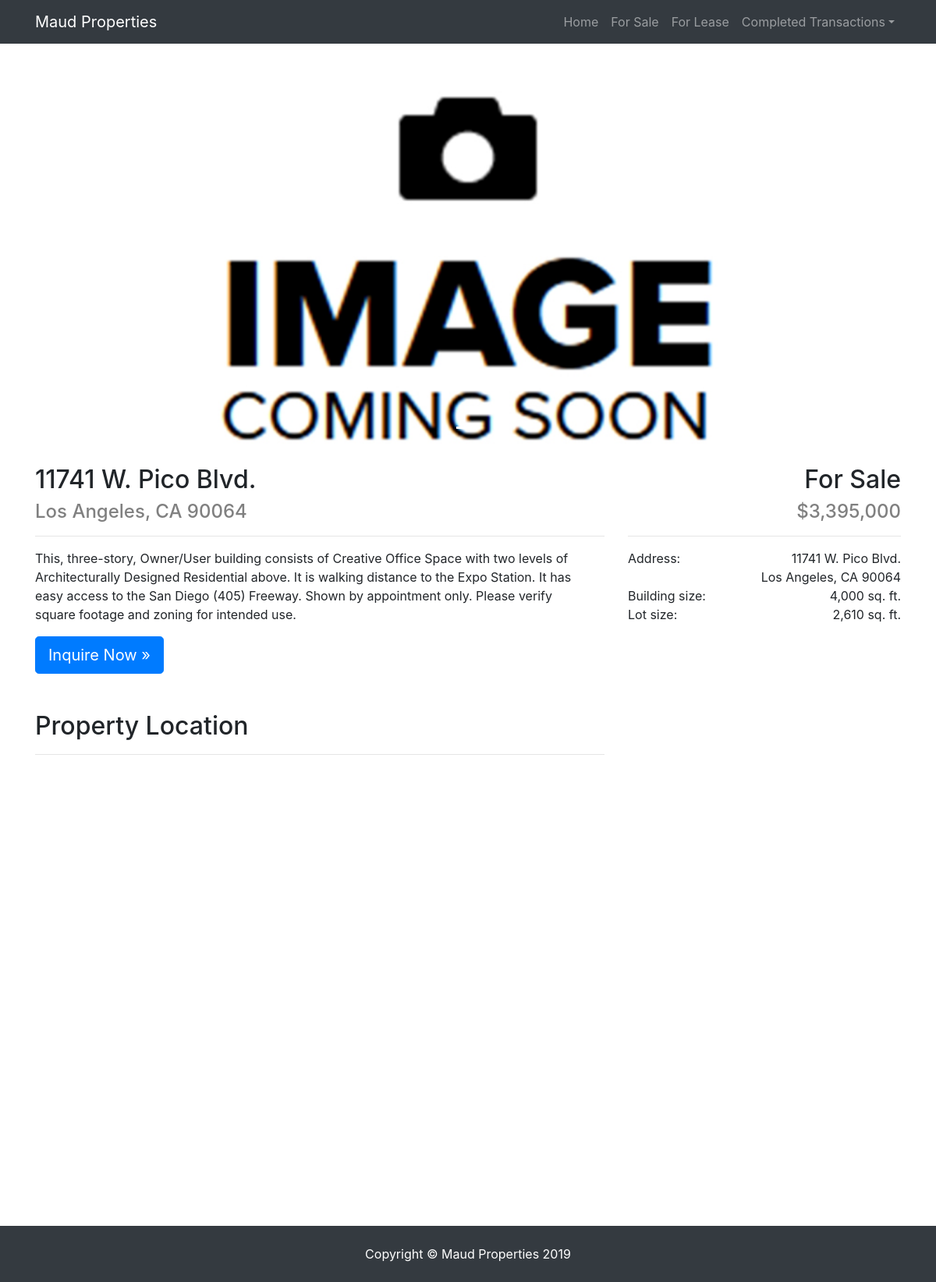
Page /sale/42 on the committed database.
### sale/models.py (models this page shows)
class Listing(models.Model):
    address = models.CharField(max_length=200)
    city = models.CharField(max_length=50, default='Culver City')
    zipcode = models.DecimalField(max_digits=5, decimal_places=0, default=0)
    longitude = models.DecimalField(max_digits=10, decimal_places=7, default=0)
    latitude = models.DecimalField(max_digits=10, decimal_places=7, default=0)
    price = models.IntegerField(default=0, blank=True)
    lot_size = models.IntegerField(default=0, blank=True)
    building_size = models.IntegerField(default=0, blank=True)
    completed = models.BooleanField(default=False, blank=True)
    in_escrow = models.BooleanField(default=False, blank=True)
    property_type = models.CharField(max_length=40, default="Owner/User", blank=True)
    completion_date = models.DateField(auto_now=False, auto_now_add=True, blank=True)
    description = models.CharField(max_length=400, blank=True)
    main_image = models.ImageField(upload_to='images/', blank=True)
    main_image_description = models.CharField(max_length=100, blank=True)
    flier = models.FileField(upload_to='fliers/', blank=True)
    rank = models.IntegerField(default=1)
    def footage(self):
        return "sq. ft."
    def __str__(self):
        return self.address
    class Meta:
        abstract=True

class Sale(Listing):
    in_escrow = models.BooleanField(default=False, blank=True)
    featured = models.BooleanField(default=False, blank=True)
    def priceAddOn(self):
        return ""

### sale/views.py (the view)
# urls.py: path('<int:Sale_id>', views.sales, name='sale'),
def sales(request, Sale_id):
    if 'GOOGLE_API_KEY' in os.environ:
        GOOGLE_API_KEY = os.environ['GOOGLE_API_KEY']
    else:
        GOOGLE_API_KEY = config('GOOGLE_API_KEY')
    try:
        req_sale = Sale.objects.get(pk=Sale_id)
    except Sale.DoesNotExist:
        raise Http404("Sale listing does not exist.")
    context = {
        'sale': req_sale,
        'page': 'Sale',
        'complete': 'Sold',
        'GOOGLE_API_KEY': GOOGLE_API_KEY,
        'images': getSalePictures(Sale_id),
        'lat': req_sale.latitude,
        'lng': req_sale.longitude,
    }
    return render(request, 'sale/sale.html', context)

### sale/views.py (called while the page is built)
def getSalePictures(prop_id):
    return Sale.objects.get(pk=prop_id).images.all()

### sale/templates/sale/sale.html (shortened to what this page needs)
<!DOCTYPE html>
<html lang="en">
<head>
  <link href="https://stackpath.bootstrapcdn.com/bootstrap/4.3.1/css/bootstrap.min.css" rel="stylesheet">
  {% load static %}
  <link href="{% static "home/main.css"%}" rel="stylesheet">
  <link href="{% static "sale/main.css"%}" rel="stylesheet">
  <link href="{% static "home/business.css"%}" rel="stylesheet">
  {% load humanize %}
</head>
<body>
<div id="nav-placeholder">
    {% include "home/nav.html" %}
</div>
<header>
    <div id="carouselIndicators" class="carousel slide" data-ride="carousel">
    <ol class="carousel-indicators">
        <li data-target="#carouselIndicators" data-slide-to="0" class="active"></li>
    </ol>
    <div class="carousel-inner" role="listbox">
        <div class="carousel-item active" style="background-image: url('{{sale.main_image.url}}')">
            <div class="carousel-caption d-none d-md-block">
            </div>
        </div>
    </div>
    <a class="carousel-control-prev" href="#carouselIndicators" role="button" data-slide="prev">
        <span class="carousel-control-prev-icon" aria-hidden="true"></span>
    </a>
    <a class="carousel-control-next" href="#carouselIndicators" role="button" data-slide="next">
        <span class="carousel-control-next-icon" aria-hidden="true"></span>
    </a>
    </div>
</header>
<div class="container">
    <div style="margin-top: 20px;" class="row">
        <div class="col-md-8 mb-5">
            <h2>{{sale.address}}</h2>
            <h4>{{sale.city}}, CA {{sale.zipcode}}</h4>
            <hr>
            <div style="padding-right: 20px;">
                <p align="left">{{sale.description}}</p>
            </div>
            <a class="btn btn-primary btn-lg" href="mailto:smaudlin@maudproperties.com?Subject=Inquiry%20Regarding%20{{sale.address}}">Inquire Now &raquo;</a>
        </div>
        <div class="col-md-4 mb-5">
            <div class="detail-head">
                {% if not sale.completed %}
                    <h2>For {{page}}</h2>
                    <h4>${{sale.price|intcomma}}{{sale.priceAddOn}}</h4>
                {% else %}
                    <h4>&nbsp;</h4>
                    <h2>{{complete}}</h4>
                {% endif %}
            </div>
            <hr>
            <div>
                <span class="left">Address:</span>
                <a>
                    <span class="right">{{sale.address}}</span>
                    <br>
                    <span class="right">{{sale.city}}, CA {{sale.zipcode}}</span>
                </a>
                <br>
                <span class="left">Building size:</span><span class="right">{{sale.building_size|intcomma}} {{sale.footage}}</span>
                <br>
                <span class="left">Lot size:</span><span class="right">{{sale.lot_size|intcomma}} {{sale.footage}}</span>
                <br>
            </div>
        </div>
    </div>
    <div class="row">
        <div class="col-md-8 mb-5">
            <h2>Property Location</h2>
            <hr>
            <div style="width: 100%; height: 540px;" id="map"></div>
        </div>
    </div>
</div>
    <div id="nav-placeholder">
        {% include "home/foot.html" %}
    </div>
</body>
</html>

### home/static/home/main.css (style rules this page uses)
body { padding-top: 56px; }

### sale/static/sale/main.css (style rules this page uses)
h4 { color: grey; }
.detail-head { text-align: right; }
.left { float: left; }
.right { float: right; }

### home/static/home/business.css (style rules this page uses)
body { padding-top: 56px !important; }
.carousel-item { height: 65vh; min-height: 300px; background: no-repeat center center scroll; -webkit-background-size: cover; -moz-background-size: cover; -o-background-size: cover; background-size: cover; }

### rows in the picture
Sale: main_image (picture), address "11741 W. Pico Blvd.", city "Los Angeles", zipcode "90064", description "This, three-story, Owner/User building consists of Creative Office Space with two levels of Architecturally Designed Residential above. It is walking distance to the Expo Station. It has easy access to the San Diego (405) Freeway. Shown by appointment only. Please verify square footage and zoning for intended use.", price "3,395,000", building_size "4,000", footage "sq. ft.", lot_size "2,610"

### other values in the picture
{{ page }} "Sale"
